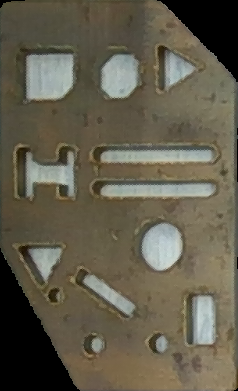
#> input picture data/dummy/part_1/part_1.png, 238 x 391 px
$ python -i utils.py   (imports and definitions only)
#> lines starting #> are read from the running program, lines starting #| are printed output that depends on the picture
import cv2
import numpy as np
import os


# [134 lines left out: functions create_mask, check_black_overlap, euclidean_distance, not called in this run]

def interactive_canny(image_name):
    """
    Interactive window to adjust Canny edge detection parameters in real-time

    Parameters:
        image_name (str): Name of the image file in the current directory
    """
#> called with image_name = '../data/dummy/part_1/part_1.png'
    def nothing(x):
        pass

    # Read image
    current_dir = os.path.dirname(os.path.abspath(__file__))
    image_path = os.path.join(current_dir, image_name)

    if not os.path.exists(image_path):
        print(f"Error: Image '{image_name}' not found in current directory")
        return

    img = cv2.imread(image_path)
#> img is the input picture: shape (391, 238, 3); mean B, G, R 77, 93.7, 99
    gray = cv2.cvtColor(img, cv2.COLOR_BGR2GRAY)
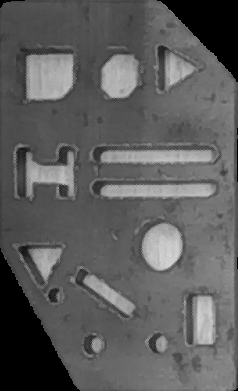
#> gray: shape (391, 238); min 0, max 215, mean 93.4
    blurred = cv2.GaussianBlur(gray, (5, 5), 0)

    # Create window with trackbars
    cv2.namedWindow('Canny Edge Detection')
    cv2.createTrackbar('Low Threshold', 'Canny Edge Detection', 0, 255, nothing)
    cv2.createTrackbar('Hh Threshold', 'Canny Edge Detection', 0, 255, nothing)

    while True:
        # Get current positions of trackbars
        low = cv2.getTrackbarPos('Low Threshold', 'Canny Edge Detection')
        high = cv2.getTrackbarPos('Hh Threshold', 'Canny Edge Detection')

        # Apply Canny edge detection
        edges = cv2.Canny(gray, low, high)
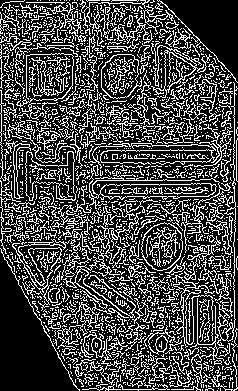
#> edges: shape (391, 238); 28% white in thin lines or dots

        # Show the image
        cv2.imshow('Canny Edge Detection', edges)

        # Break loop on 'q' key press
        if cv2.waitKey(1) & 0xFF == ord('q'):
            # Save the final result
#> (key q is pressed here)
            output_name = 'canny_' + image_name
            output_path = os.path.join(current_dir, output_name)
            cv2.imwrite(output_path, edges)
            break

    cv2.destroyAllWindows()

import cv2
import numpy as np

# [139 lines left out: functions visualize_image_transform, get_image_center, get_image_centers, not called in this run]

>>> result = interactive_canny('../data/dummy/part_1/part_1.png')

$ run again, on data/dummy/part_1/visualisation_1.png
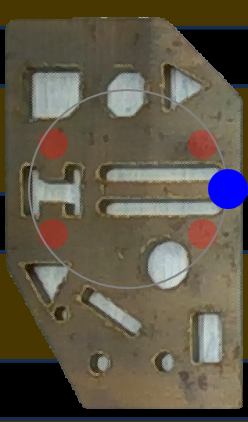
#> input picture data/dummy/part_1/visualisation_1.png, 248 x 422 px
#> in interactive_canny, img is the input picture: shape (422, 248, 3); mean B, G, R 71.6, 87.5, 95.2
#> in interactive_canny, `gray = cv2.cvtColor(img, cv2.COLOR_BGR2GRAY)`:
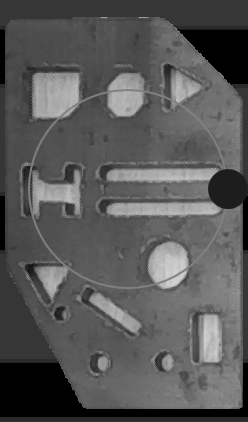
#> gray: shape (422, 248); min 0, max 215, mean 88
#> in interactive_canny, `edges = cv2.Canny(gray, low, high)`:
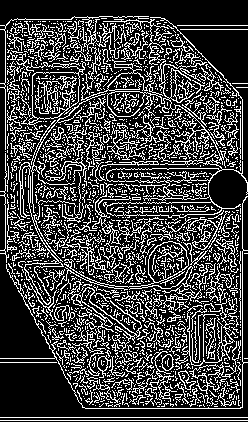
#> edges: shape (422, 248); 25.9% white in thin lines or dots
